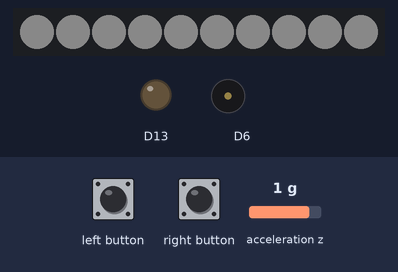
A sketch run on a simulated Adafruit Circuit Playground Express. Shown: 10 RGB LEDs in strip order, left to right, output pins drawn as LEDs (lit = HIGH), buzzer (waves = sounding). The test bench sets the inputs (shaded band); at power-on: acceleration z 1 g. Dim RGB values are drawn brighter than linear.

Above: at 1.2 s.
1.3 s: acceleration z set to 0 g
2.8 s: acceleration z set to -0.3 g
At 3.35 s:
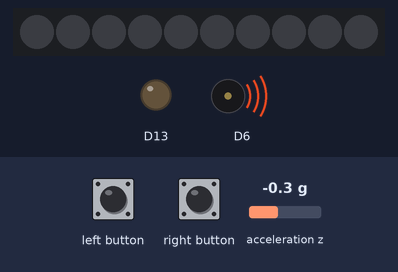
5.1 s: left button pressed for 0.15 s
At 5.37 s:
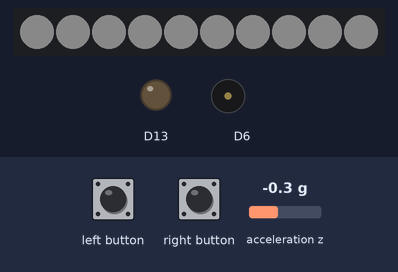
7.0 s: right button pressed for 0.15 s
At 8.5 s:
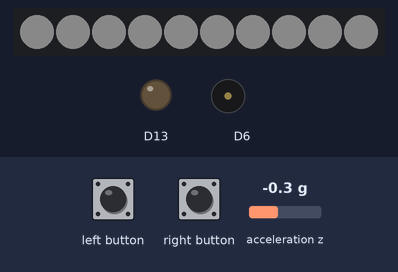
8.8 s: right button pressed for 3.2 s
At 8.95 s:
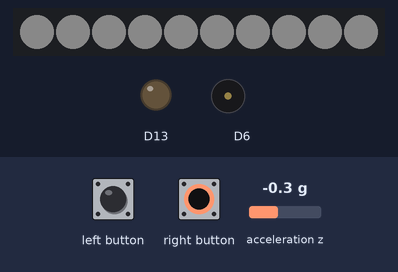
13.5 s: left button pressed for 3.2 s
At 17.8 s:
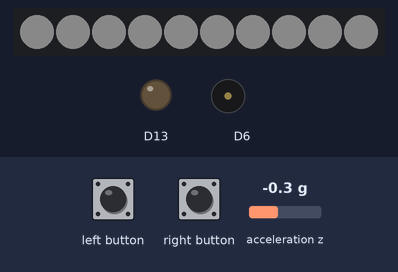
Timing chart, 0 to 19.2 s (numbered marks = the images above; inputs shaded):
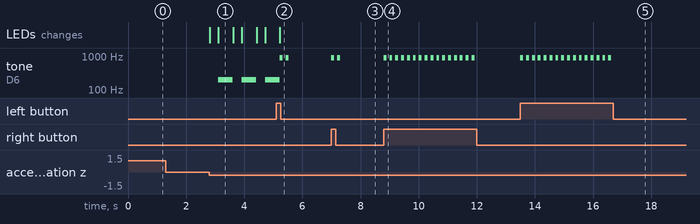

The sketch:

Slouch_Detector.ino
```cpp
// (licence header left out)
#include <Adafruit_CircuitPlayground.h>

#define SLOUCH_ANGLE        10.0      // allowable slouch angle (deg)
#define SLOUCH_TIME         300      // allowable slouch time (secs)
#define GRAVITY             9.80665   // standard gravity (m/s^s)
#define RAD2DEG             52.29578  // convert radians to degrees

float currentAngle;
float targetAngle;
unsigned long slouchStartTime;
bool slouching;

///////////////////////////////////////////////////////////////////////////////
void setup() {
  // Initialize Circuit Playground
  CircuitPlayground.begin();

  // Initialize target angle to zero.
  targetAngle = 0;
}

///////////////////////////////////////////////////////////////////////////////
void loop() {

  //Brightness of Neopixel
   CircuitPlayground.setBrightness(10);

   //Turn ON all WHITE Neopixel LEDs as decoration
   for (int p=0; p<10; p++) {
    CircuitPlayground.setPixelColor(p, 255, 255, 255);
  }

  // Compute current angle
  currentAngle = RAD2DEG * asin(-CircuitPlayground.motionZ() / GRAVITY);

  // Set target angle on button press
  if ((CircuitPlayground.leftButton()) || (CircuitPlayground.rightButton())) {
    targetAngle = currentAngle;
    CircuitPlayground.playTone(900,100);
    delay(100);
    CircuitPlayground.playTone(900,100);
    delay(100);

  }

  // Check for slouching
  if (currentAngle - targetAngle > SLOUCH_ANGLE) {
    if (!slouching) slouchStartTime = millis();
    slouching = true;
  } else {
    slouching = false;
  }

  // If we are slouching
  // I add advanced feature which is blinking red LEDs and play tone while wearer is slouching
  if (slouching) {
    // Turn OFF all the WHITE Neopixel
    CircuitPlayground.clearPixels();

     // Turn ON all the RED NeoPixels
    for (int p=0; p<10; p++) {
    CircuitPlayground.setPixelColor(p, 255, 0, 0);
  }

    delay(SLOUCH_TIME);

      //Turn OFF all the NeoPixels
      CircuitPlayground.clearPixels();

       // Play a tone AFTER Blink
      CircuitPlayground.playTone(200, 500);


  }
}
```

Measured:
- the behaviour switches between -0.1 and -0.2 g on acceleration z (found by bisection; images 0 and 1)
- after the input at 1.3 s, every drawn part: stays the same
- after the input at 2.8 s, tone on D6: alternates 200 Hz for 0.50 s and silent for 0.31 s, starting after 0.31 s; the LEDs: first change at once (image 1 shows a later state)
- after the input at 5.1 s, tone on D6: alternates 900 Hz for 0.10 s and silent for 0.10 s, 4 changes in all, then stays silent, starting after 0.13 s; the LEDs: change after 0.13 s (image 2)
- after the input at 7.0 s, tone on D6: alternates 900 Hz for 0.10 s and silent for 0.10 s, 4 changes in all, then stays silent, starting at once
- after the input at 8.8 s, tone on D6: alternates 900 Hz for 0.10 s and silent for 0.10 s, 32 changes in all, then stays silent, starting at once
- after the input at 13.5 s, tone on D6: alternates 900 Hz for 0.10 s and silent for 0.10 s, 32 changes in all, then stays silent, starting at once
- what the display in image 1 shows lasts 0.5 s, from 3.1 s to 3.6 s
